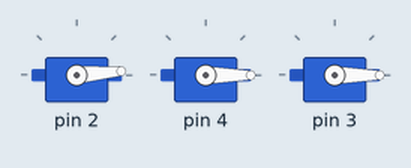
The sketch below on a simulated Arduino Uno, built with avr-gcc and run on an emulated ATmega328P. Parts: 3 × servo.

Above: at 1.18 s.
At 5.09 s:
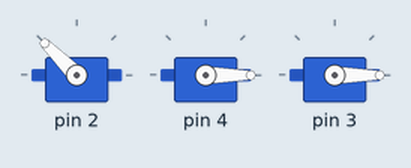
At 9.3 s:
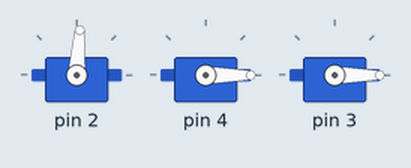
At 17.54 s:
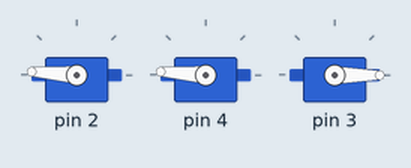
At 28.5 s:
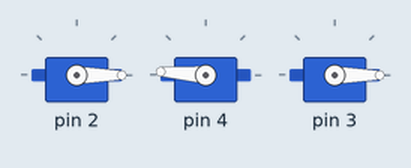
At 39.45 s:
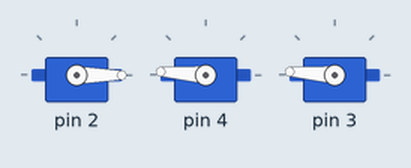
Timing chart, 0 to 40.0 s (numbered marks = the images above):
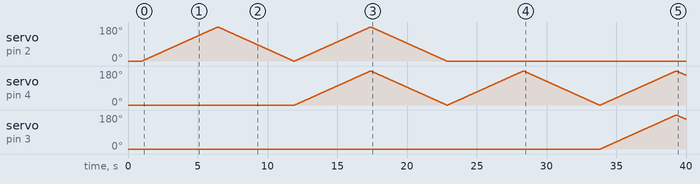

The sketch:

servo.ino
```cpp
#include <Servo.h>

int servo_count = 3;
Servo servo[3];
void setup()
{
	Serial.begin(9600);

	servo[0].attach(2);
	servo[0].write(0);
	servo[1].attach(4);
	servo[1].write(0);
	servo[2].attach(3);
	servo[2].write(0);
  delay(1000);
}

int i = 0;
int pos = 0;    // variable to store the servo position
int flag = 0;

int delay_duration = 30;

bool stop_servo = 0;
void loop()
{
  if (Serial.available() > 0) {
    Serial.read();
    stop_servo = !stop_servo;
  }
  if (stop_servo) return;
  for(pos = 0; pos <= 180; pos += 1) // goes from 0 degrees to 180 degrees
  {                                  // in steps of 1 degree
    servo[i].write(pos);              // tell servo to go to position in variable 'pos'
    if (flag) {
      servo[(i + 1) % servo_count].write(pos);              // tell servo to go to position in variable 'pos'
    }
    delay(delay_duration);                       // waits 15ms for the servo to reach the position
  }
  for(pos = 180; pos>=0; pos-=1)     // goes from 180 degrees to 0 degrees
  {
    servo[i].write(pos);              // tell servo to go to position in variable 'pos'
    if (flag) {
      servo[(i + 1) % servo_count].write(pos);              // tell servo to go to position in variable 'pos'
    }
    delay(delay_duration);                       // waits 15ms for the servo to reach the position
  }
  if (flag == 1) {
    i = (i + 1) % servo_count;
    flag = 0;
  }
  else {
    flag = 1;
  }
 delay(50);
}
```

Measured:
- by itself, servo on pin 3: rises from 0° to 180° in 5.4 s, then falls to 158° in 0.69 s
